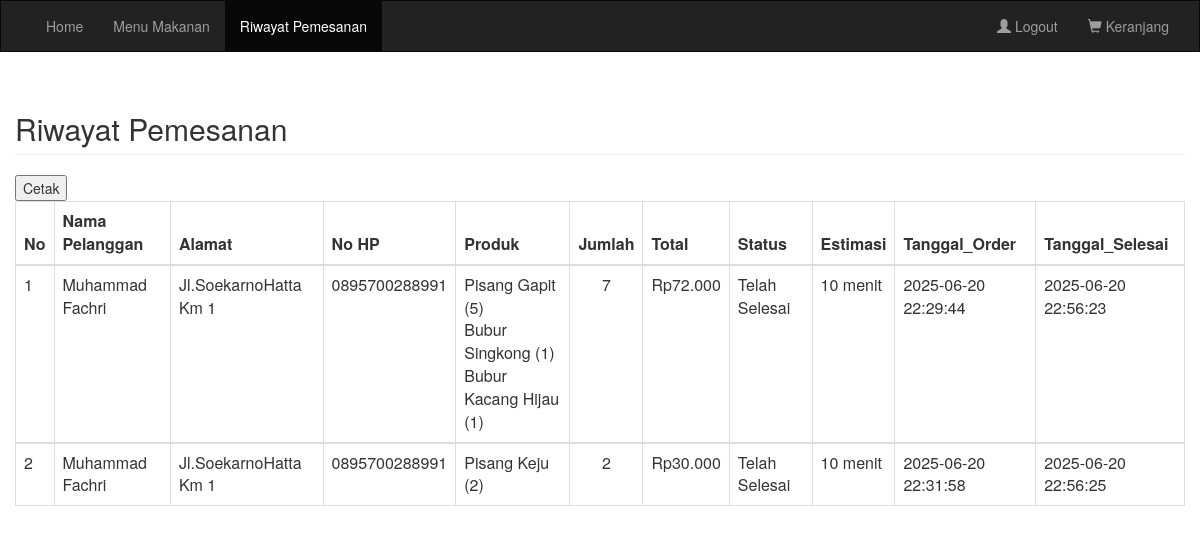
Screenshot of /history.php (signed in) with the database file from the repository.
### tables this page shows
CREATE TABLE `orders` (
  `order_id` int(11) NOT NULL,
  `cust_id` int(11) NOT NULL,
  `cust_ip` varchar(225) NOT NULL,
  `total` decimal(6,3) DEFAULT NULL,
  `name` varchar(50) NOT NULL,
  `alamat` varchar(100) NOT NULL,
  `phone` varchar(15) DEFAULT NULL,
  `delivery_type` text NOT NULL,
  `payment` text NOT NULL,
  `status` varchar(20) NOT NULL,
  `tanggal_order` datetime DEFAULT NULL,
  `tanggal_selesai` datetime DEFAULT NULL,
  `estimasi` varchar(50) DEFAULT NULL,
  `aktif` tinyint(1) NOT NULL DEFAULT 0
);

### history.php (the view, shortened to what this page needs)
<?php
require("koneksi/koneksi.php");
?>
<html lang="en">
<head>
    <link rel="stylesheet" href="https://maxcdn.bootstrapcdn.com/bootstrap/3.3.7/css/bootstrap.min.css">
</head>
<body>
    <nav class="navbar navbar-inverse" style="border-radius:0px;">
        <div class="container-fluid">
            <div class="collapse navbar-collapse" id="myNavbar">
                <ul class="nav navbar-nav">
                    <li><a href="home.php">Home</a></li>
                    <li><a href="menu.php">Menu Makanan</a></li>
                    <li class="active"><a href="history.php">Riwayat Pemesanan</a></li>
                </ul>
                <ul class="nav navbar-nav navbar-right">
                    <li><?php
                        if (!isset($_SESSION['username'])) {
                            echo "<a href='login.php'><span class='glyphicon glyphicon-user'></span> Login</a>";
                        } else {
                            echo "<a href='logout.php'><span class='glyphicon glyphicon-user'></span> Logout</a>";
                        }
                        ?></li>
                    <li><a href="cart.php"><span class="glyphicon glyphicon-shopping-cart"></span> Keranjang</a></li>
                </ul>
            </div>
        </div>
    </nav>
    <div class="container">
        <div class="row">
            <h2 class="page-header">Riwayat Pemesanan</h2>
            <button onclick="window.print()">Cetak</button>
            <table id="tabelpesanan" class="table table-bordered table-hover">
                <thead>
                    <tr>
                        <th>No</th>
                        <th>Nama Pelanggan</th>
                        <th>Alamat</th>
                        <th>No HP</th>
                        <th>Produk</th>
                        <th>Jumlah</th>
                        <th>Total</th>
                        <th>Status</th>
                        <th>Estimasi</th>
                        <th>Tanggal_Order</th>
                        <th>Tanggal_Selesai</th>
                    </tr>
                </thead>
                <?php
                $query = "SELECT
        orders.order_id,
        orders.total,
        orders.name,
        orders.alamat,
        orders.phone,
        orders.status,
        orders.tanggal_order,
        orders.tanggal_selesai,
        orders.estimasi,
        GROUP_CONCAT(items.item_name SEPARATOR ', ') AS produk,
        GROUP_CONCAT(order_items.qty SEPARATOR ', ') AS jumlah
        from orders
        JOIN order_items ON orders.order_id = order_items.order_id
        JOIN items ON order_items.item_id = items.item_id
        WHERE orders.cust_id = '" . $_SESSION['cust_id'] . "'
        GROUP BY orders.order_id";
                $result = $conn->query($query);
                $no = 1;
                while ($lihat = $result->fetch(PDO::FETCH_ASSOC)) {
                    $total_produk = $lihat['total'];
                    $produk = explode(', ', $lihat['produk']);
                    $jumlah = explode(', ', $lihat['jumlah']);
                ?>
                    <tbody>
                        <tr>
                            <td><?php echo $no; ?></td>
                            <td><?php echo $lihat['name']; ?></td>
                            <td><?php echo $lihat['alamat']; ?></td>
                            <td><?php echo $lihat['phone']; ?></td>
                            <td>
                                <?php foreach ($produk as $key => $value) {
                                    echo $value . ' (' . $jumlah[$key] . ')<br>';
                                } ?>
                            </td>
                            <td align="center">
                                <?php
                                $total_jumlah = array_sum($jumlah);
                                echo $total_jumlah;
                                ?>
                            </td>
                            <td><?php echo 'Rp' . $total_produk; ?></td>
                            <td><?php echo $lihat['status']; ?></td>
                            <td><?php echo $lihat['estimasi']; ?></td>
                            <td><?php echo $lihat['tanggal_order']; ?></td>
                            <td>
                                <?php if (empty($lihat['tanggal_selesai'])) { ?>
                                    Belum Selesai
                                <?php } else { ?>
                                    <?php echo $lihat['tanggal_selesai']; ?>
                                <?php } ?>
                            </td>
                        </tr>
                        <?php $no++; ?>
                    <?php
                } ?>
                    </tbody>
            </table>
        </div>
</body>
</html>

### rows the page displays
orders: name "Muhammad Fachri", alamat "Jl.SoekarnoHatta Km 1", phone "0895700288991", value "Pisang Gapit", key "5", value "Bubur Singkong", key "1", value "Bubur Kacang Hijau", total_jumlah "7", total "72.000", status "Telah Selesai", estimasi "10 menit", tanggal_order "2025-06-20 22:29:44", tanggal_selesai "2025-06-20 22:56:23"
orders: name "Muhammad Fachri", alamat "Jl.SoekarnoHatta Km 1", phone "0895700288991", value "Pisang Keju", key "2", total_jumlah "2", total "30.000", status "Telah Selesai", estimasi "10 menit", tanggal_order "2025-06-20 22:31:58", tanggal_selesai "2025-06-20 22:56:25"
